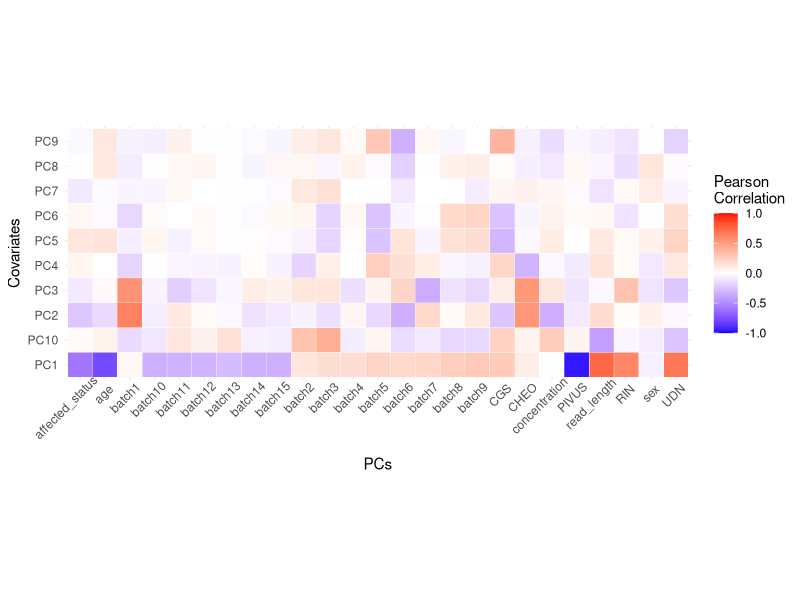

Reproduce this figure in R.
# =======================================================================================================
# This is a script for generating EDF6: Correction for batch effects - Splicing data
#
# Note that the final figure was generated by using inkscape by combining figures from this script for visualization purposes
#
# =======================================================================================================




#!/bin/R

#  Read in input data
edf6c=read.table("EDF6c_data.txt", sep="\t", header=T)

#Libraries
library(ggplot2)
library(cowplot)
library(ggpubr)

## Panel A

# PCA plot of first 2 PCs uncorrected data. PC1 and PC2 data available

## Panel B
# PCA plot of first 2 PCs corrected data. PC1 and PC2 data available

# Panel C
edf6c_plot=ggplot(data = edf6c, aes(x=Var2, y=as.factor(Var1), fill=value)) + 
  geom_tile(color = "white")+
 scale_fill_gradient2(low = "blue", high = "red", mid = "white", 
   midpoint = 0, limit = c(-1,1), space = "Lab", 
   name="Pearson\nCorrelation") +
  theme_minimal()+ 
  coord_fixed() + labs(x='PCs', y='Covariates')+theme(legend.position="right")+ theme(axis.text.x = element_text(angle = 45, hjust = .8))

